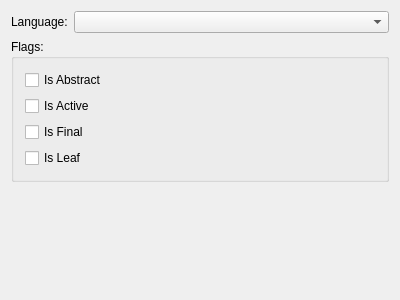
<?xml version="1.0" encoding="UTF-8"?>
<ui version="4.0">
 <class>ClassifierTab</class>
 <widget class="QWidget" name="ClassifierTab">
  <property name="geometry">
   <rect>
    <x>0</x>
    <y>0</y>
    <width>400</width>
    <height>300</height>
   </rect>
  </property>
  <property name="windowTitle">
   <string>ClassifierTab</string>
  </property>
  <layout class="QFormLayout" name="formLayout">
   <item row="0" column="0">
    <widget class="QLabel" name="languageLabel">
     <property name="text">
      <string>Language:</string>
     </property>
    </widget>
   </item>
   <item row="0" column="1">
    <widget class="QComboBox" name="languageCombo"/>
   </item>
   <item row="1" column="0" colspan="2">
    <widget class="QGroupBox" name="flagsGroup">
     <property name="title">
      <string>Flags:</string>
     </property>
     <layout class="QVBoxLayout" name="verticalLayout">
      <item>
       <widget class="QCheckBox" name="isAbstractBox">
        <property name="text">
         <string>Is Abstract</string>
        </property>
       </widget>
      </item>
      <item>
       <widget class="QCheckBox" name="isActiveBox">
        <property name="text">
         <string>Is Active</string>
        </property>
       </widget>
      </item>
      <item>
       <widget class="QCheckBox" name="isFinalBox">
        <property name="text">
         <string>Is Final</string>
        </property>
       </widget>
      </item>
      <item>
       <widget class="QCheckBox" name="isLeafBox">
        <property name="text">
         <string>Is Leaf</string>
        </property>
       </widget>
      </item>
     </layout>
    </widget>
   </item>
  </layout>
 </widget>
 <layoutdefault spacing="6" margin="11"/>
 <resources/>
 <connections/>
</ui>
